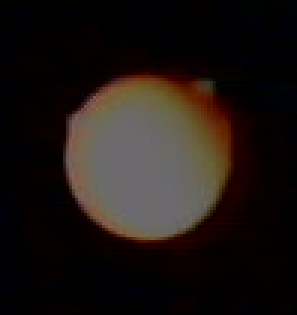
#> input picture py1/yellow-ping-pong.png, 99 x 105 px (shown 3 times larger)
$ python pingpong2.py comp1.jpg   (older library calls are emulated)
#> lines starting #> are read from the running program, lines starting #| are printed output that depends on the picture
import cv2
import numpy as np
import platform
import threading
import time
from matplotlib import pyplot as plt


def main(args):
    print("OS Version:", platform.release() )
    print("Starting... ", time.clock())


def two2one(img1, img2 , size1, size2):
    img3=img1.copy()
    img3=cv2.resize(img3, (0,0), None, 0.25, 0.25)


    pass


if __name__ == '__main__':
    import sys
    main(sys.argv[1:])
    bits = 0xA355
    pp0 = cv2.imread('yellow-ping-pong.png')
#> pp0 is the input picture: shape (105, 99, 3); mean B, G, R 19.4, 22.3, 29.6
    pp2 = cv2.cvtColor(pp0, cv2.COLOR_BGR2GRAY)
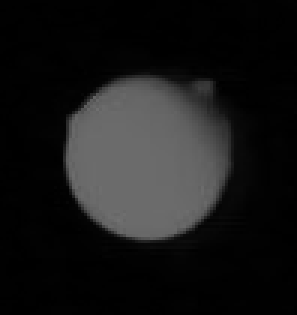
#> pp2: shape (105, 99) (shown 3 times larger); min 0, max 113, mean 24.2

    www = list(pp2.shape[::-1])
#> www = [99, 105]
    print (www)
#| [99, 105]
    wp = www[0]
#> wp = 99
    hp = www[1]
#> hp = 105
    orb = cv2.ORB_create()

    cv2_version = cv2.__version__
    print ("OpenCV version:", cv2.__version__)
    #kpPP, desPP = orb.detectAndCompute(pingPong, None)
    cap = cv2.VideoCapture(0)
    methods = [ 'cv2.TM_CCOEFF',       'cv2.TM_CCOEFF_NORMED', 'cv2.TM_CCORR',
                'cv2.TM_CCORR_NORMED', 'cv2.TM_SQDIFF',        'cv2.TM_SQDIFF_NORMED']


    #while(True):
    ret , frame = cap.read()
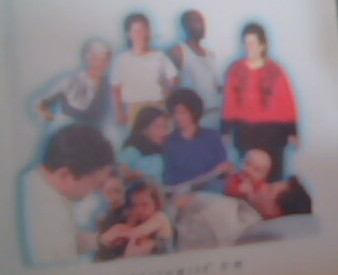
#> input picture py1/comp1.jpg, 338 x 275 px, given in place of the camera
#> frame is the input picture: shape (275, 338, 3); mean B, G, R 129.9, 123.7, 136.8
    pp3 = cv2.cvtColor(frame, cv2.COLOR_BGR2GRAY)
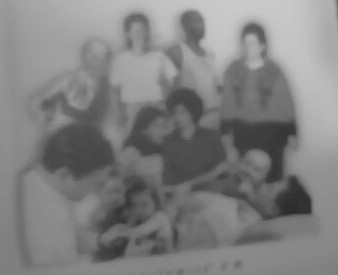
#> pp3: shape (275, 338); min 40, max 202, mean 128.3


    www = list( pp3.shape[::-1] )
#> www = [338, 275]

    w = www[0]
#> w = 338
    h = www[1]
#> h = 275

    www = list( pp3.shape[::-1] )

    w = www[0]
    h = www[1]

    #print (w, h, cv2.CV_8U, cv2.CV_32F)
    for meth in methods:

            method= eval(meth)
            frame = pp3.astype(np.float32)
            res = cv2.matchTemplate(pp3, pp2, method )
            min_val, max_val, min_loc, max_loc = cv2.minMaxLoc(res)
            if method in [cv2.TM_SQDIFF, cv2.TM_SQDIFF_NORMED ]:
                top_left = min_loc
            else:
                top_left = max_loc

            bottom_right = (top_left[0]+ w, top_left[1]+ h)

        #gray = cv2.cvtColor(frame, cv2.COLOR_BGR2GRAY)
#> (the run stopped early here; a loop or call above may not have finished)
